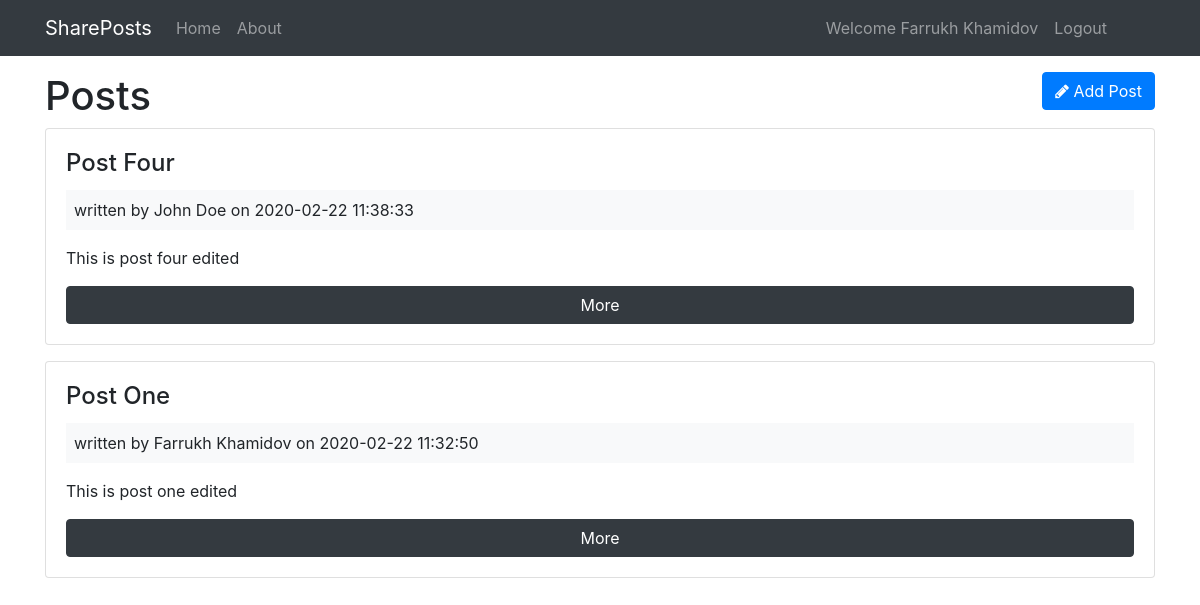
The app's page /posts (signed in) with its own data.
### tables this page shows
CREATE TABLE `posts` (
  `id` int(11) NOT NULL,
  `user_id` int(11) NOT NULL,
  `title` varchar(255) NOT NULL,
  `body` text NOT NULL,
  `created_at` datetime NOT NULL DEFAULT current_timestamp()
);

CREATE TABLE `users` (
  `id` int(11) NOT NULL,
  `name` varchar(255) NOT NULL,
  `email` varchar(255) NOT NULL,
  `password` varchar(255) NOT NULL,
  `created_at` datetime NOT NULL DEFAULT current_timestamp()
);

### app/controllers/Posts.php (called while the page is built, shortened)
<?php
    class Posts extends Controller {
        public function __construct() {
            $this->postModel = $this->model('Post');
        }
        public function index() {
            $posts = $this->postModel->getPosts();
            $data = [
                'posts' => $posts
            ];
            $this->view('posts/index', $data);
        }
    }

### app/libraries/Core.php (called while the page is built, shortened)
<?php
    class Core {
    protected $currentMethod = 'index';
    public function __construct() {
        $url = $this->getUrl();
        if (isset($url[0])) {
            if (file_exists('../app/controllers/' . ucwords($url[0]) . '.php')) {
                unset($url[0]);
            }
        }
        $this->currentController = new $this->currentController;
        $this->params = $url ? array_values($url) : [];
        call_user_func_array([$this->currentController, $this->currentMethod], $this->params);
    }
    public function getUrl() {
        if (isset($_GET['url'])) {
            $url = rtrim($_GET['url'], '/');
            $url = filter_var($url, FILTER_SANITIZE_URL);
            $url = explode('/', $url);
            return $url;
        }
    }
    }

### public/index.php (called while the page is built, shortened)
<?php
  $init = new Core;

### app/libraries/Database.php (called while the page is built, shortened)
<?php
    class Database {
        private $host = DB_HOST;
        private $user = DB_USER;
        private $pass = DB_PASS;
        private $dbname = DB_NAME;
        private $dbh;
        private $stmt;
        public function __construct() {
            $dsn = 'mysql:host=' . $this->host . ';dbname=' . $this->dbname;
            $options = array(
                PDO::ATTR_PERSISTENT => true,
                PDO::ATTR_ERRMODE => PDO::ERRMODE_EXCEPTION
            );
            try {
                $this->dbh = new PDO($dsn, $this->user, $this->pass, $options);
            } catch (PDOException $e) {
                $this->error = $e->getMessage();
                echo $this->error;
            }
        }
        public function query($sql) {
            $this->stmt = $this->dbh->prepare($sql);
        }
        public function execute() {
            return $this->stmt->execute();
        }
        public function resultSet() {
            $this->execute();
            return $this->stmt->fetchAll(PDO::FETCH_OBJ);
        }
    }

### app/models/Post.php (called while the page is built, shortened)
<?php
    class Post {
        private $db;
        public function __construct() {
            $this->db = new Database();
        }
        public function getPosts() {
            $this->db->query("SELECT *,
                                    posts.id AS postId,
                                    users.id AS userId,
                                    posts.created_at AS postCreated,
                                    users.created_at AS userCreated
                                    FROM posts
                                    INNER JOIN users
                                    ON posts.user_id = users.id
                                    ORDER BY posts.created_at DESC
                                    ");
            return $this->db->resultSet();
        }
    }

### app/views/posts/index.php (the view, shortened to what this page needs)
<?php require APPROOT. '/views/inc/header.php'; ?>
<div class="row">
    <div class="col-md-6">
        <h1>Posts</h1>
    </div>
    <div class="col-md-6">
        <a href="<?php echo URLROOT; ?>/posts/add" class="btn btn-primary pull-right">
            <i class="fa fa-pencil"></i> Add Post
        </a>
    </div>
</div>
<?php foreach ($data['posts'] as $post): ?>
    <div class="card card-body mb-3">
        <h4 class="card-title"><?php echo $post->title; ?></h4>
        <div class="bg-light p-2 mb-3">
            written by <?php echo $post->name; ?> on <?php echo $post->postCreated; ?>
        </div>
        <p class="cart-text"><?php echo $post->body; ?></p>
        <a href="<?php echo URLROOT; ?>/posts/show/<?php echo $post->postId; ?>" class="btn btn-dark">More</a>
    </div>
<?php endforeach; ?>
<?php require APPROOT. '/views/inc/footer.php'; ?>

### app/libraries/Controller.php (shortened to what this page needs)
<?php
    class Controller {
        public function model($model) {
            return new $model();
        }
        public function view($view, $data = []) {
            if (file_exists('../app/views/' . $view . '.php')) {
                require_once '../app/views/' . $view . '.php';
            } else {
                die('View does not exist');
            }
        }
    }

### app/views/inc/header.php (shortened to what this page needs)
<!doctype html>
<html lang="en">
<head>
    <link rel="stylesheet" href="https://stackpath.bootstrapcdn.com/bootstrap/4.4.1/css/bootstrap.min.css">
    <link href="https://maxcdn.bootstrapcdn.com/font-awesome/4.6.3/css/font-awesome.min.css" rel="stylesheet">
    <link rel="stylesheet" href="<?php echo URLROOT; ?>/css/style.css">
</head>
<body>
<?php require APPROOT . '/views/inc/navbar.php'; ?>
<div class="container">

### app/views/inc/navbar.php (shortened to what this page needs)
<nav class="navbar navbar-expand-lg navbar-dark bg-dark mb-3">
    <div class="container">
        <a class="navbar-brand" href="<?php echo URLROOT; ?>"><?php echo SITENAME; ?></a>
        <div class="collapse navbar-collapse" id="navbarsExampleDefault">
            <ul class="navbar-nav mr-auto">
                <li class="nav-item">
                    <a class="nav-link" href="<?php echo URLROOT; ?>">Home </a>
                </li>
                <li class="nav-item">
                    <a class="nav-link" href="<?php echo URLROOT; ?>/pages/about">About</a>
                </li>
            </ul>
            <ul class="navbar-nav ml-auto">
                <?php if (isset($_SESSION['user_id'])) : ?>
                <li class="nav-item">
                    <a class="nav-link" href="#">Welcome <?php echo $_SESSION['user_name']; ?> </a>
                </li>
                <li class="nav-item">
                    <a class="nav-link" href="<?php echo URLROOT; ?>/users/logout">Logout </a>
                </li>
                <?php endif; ?>
            </ul>
        </div>
    </div>
</nav>

### app/views/inc/footer.php (shortened to what this page needs)
</div>
</body>
</html>

### records on screen
posts: title "Post Four", user.name "John Doe", created_at "2020-02-22 11:38:33", body "This is post four edited"
posts: title "Post One", user.name "Farrukh Khamidov", created_at "2020-02-22 11:32:50", body "This is post one edited"

### other values on screen
SITENAME "SharePosts"
$_SESSION['user_name'] "Farrukh Khamidov"
